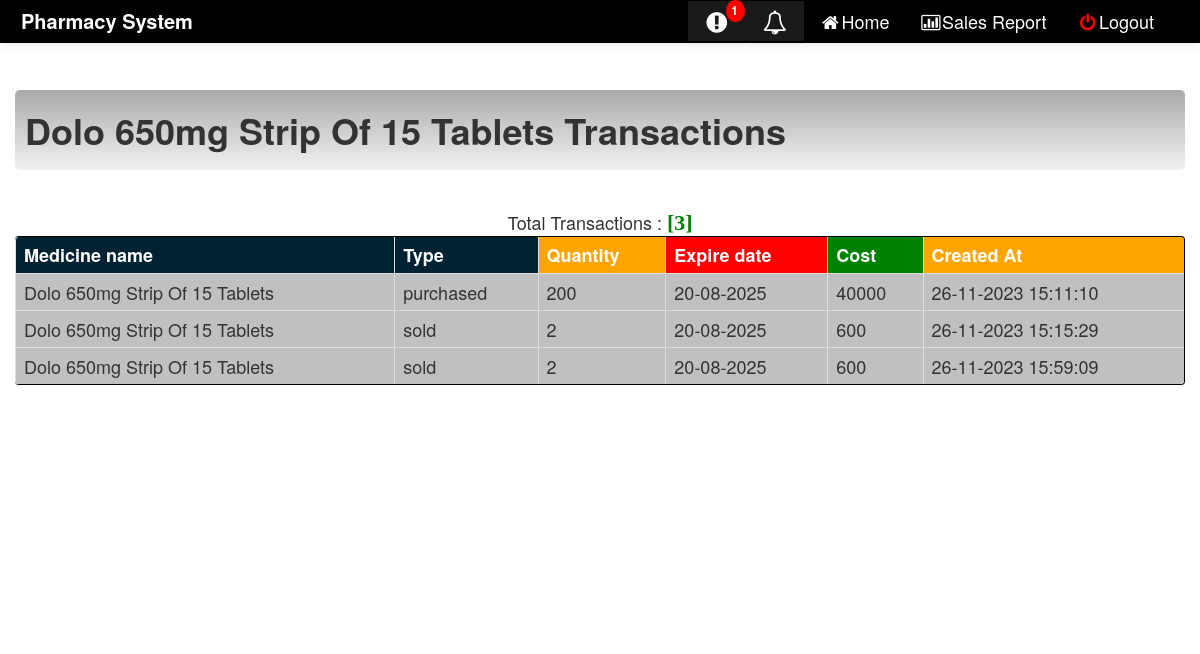
Screenshot of /product/transactions.php?invoice_number=RS-9390009&med_name=Dolo 650mg Strip Of 15 Tablets&exp_date=2025-08-20 (signed in) with the database file from the repository.
### tables this page shows
CREATE TABLE `transactions` (
  `transaction_id` int(11) NOT NULL,
  `type` varchar(100) NOT NULL DEFAULT 'purchased',
  `created_at` timestamp NOT NULL DEFAULT current_timestamp(),
  `product_name` varchar(100) NOT NULL,
  `expire_date` date NOT NULL,
  `qty` int(11) NOT NULL,
  `cost` int(11) NOT NULL
);

### product/transactions.php (the view, shortened to what this page needs)
<!DOCTYPE html>
<html>
<head>
    <link rel="stylesheet" type="text/css" href="../css/bootstrap.css">
  <link rel="stylesheet" type="text/css" href="../css/font-awesome.min.css">
  <link rel="stylesheet" type="text/css" href="../css/bootstrap-responsive.css">
  <link rel="stylesheet" type="text/css" href="../src/facebox.css">
  <link rel="stylesheet" type="text/css" href="../css/style.css">
</head>
<body>
  <body style="height: 100%">
  <div class="navbar navbar-inverse navbar-fixed-top">
      <div class="navbar-inner" style="background: #000;">
        <div class="container-fluid">
          <a class="brand" href="#"><b>Pharmacy System</b></a>
        <div class="nav-collapse">
            <ul class="nav pull-right">
               <li>
        <?php
        include("../dbcon.php");
          $quantity = "5";
          $select_sql1 = "SELECT * FROM stock where remain_quantity <= '$quantity' and status='Available'";
          $result1 = mysqli_query($con,$select_sql1);
          $row2 = $result1->num_rows;
         if($row2 == 0){
            echo ' <a  href="#" class="notification label-inverse" >
                <span class="icon-exclamation-sign icon-large"></span></a>';
          }else{
            echo ' <a  href="../qty_alert.php" class="notification label-inverse" id="popup">
                <span class="icon-exclamation-sign icon-large"></span>
                <span class="badge">'.$row2.'</span></a>';
          }
          ?>
        </li>
          <li>
            <?php
              $date = date('d-m-Y');
        $inc_date = date("Y-m-d", strtotime("+6 month", strtotime($date)));
        $select_sql = "SELECT  * FROM stock WHERE expire_date <= '$inc_date' and status='Available' ";
         $result =  mysqli_query($con,$select_sql);
          $row1 = $result->num_rows;
            if($row1 == 0){
                 echo ' <a  href="#" class="notification label-inverse" >
                <span class="icon-bell icon-large"></span></a>';
          }else{
            echo ' <a  href="../ex_alert.php" class="notification label-inverse" id="popup">
                <span class="icon-bell icon-large"></span>
                <span class="badge">'.$row1.'</span></a>';
            }
            ?>
          </li>
      <li><a href="../home.php?invoice_number=<?php echo $_GET['invoice_number']?>"><span class="icon-home"></span>Home</a></li>
         <li><a href="../sales_report.php?invoice_number=<?php echo $_GET['invoice_number']?>"><span class="icon-bar-chart"></span>Sales Report</a></li>
         <li><a href="../logout.php" class="link"><font color='red'><span class="icon-off"></span></font>Logout</a></li>
       </ul>
      </div>
        </div>
      </div>
  </div><br><br>
     <div class="container">
      <div class="contentheader">
      <h1><?php echo $_GET['med_name']; ?> Transactions</h1>
       </div><br>
    </div><br>
    <?php
       include('../dbcon.php');
       $med_name =  $_GET['med_name'];
       $exp_date =  $_GET['exp_date'];
       $select_sql = "SELECT * FROM transactions where product_name='$med_name' and expire_date='$exp_date' order by created_at";
         $select_query = mysqli_query($con,$select_sql);
         $row = mysqli_num_rows($select_query);
    ?>
      <div style="text-align:center;">
        Total Transactions : <font color="green" style="font:bold 22px 'Aleo';">[<?php echo $row;?>]</font>
      </div>
    <div class="container" style="overflow-x:auto; overflow-y: auto;">
    <form method="POST">
          <div style="overflow-x:auto; overflow-y: auto; height: 370px;">
          <table id="table0" class="table table-bordered" style="width: 100%; border-color: #000000 " >
           <thead>
             <tr style="background-color: #002233; color: #FFFFFF;" >
             <th >Medicine name</th>
             <th >Type</th>
             <th style="background-color: orange;">Quantity</th>
             <th style="background-color: red;">Expire date</th>
             <th style="background-color: green;">Cost</th>
             <th style="background-color: orange;">Created At</th>
             </tr>
           </thead>
            <tbody>
        <?php include("../dbcon.php"); ?>
        <?php $sql = "SELECT * FROM transactions where product_name='$med_name' and expire_date='$exp_date' order by created_at"; ?>
        <?php $result =  mysqli_query($con,$sql); ?>
        <?php while( $row =  mysqli_fetch_array($result)) : ?>
        <tr style="background-color: #C0C0C0;">
              <td><?php echo $row['product_name']; ?></td>
            <td><?php echo $row['type']; ?></td>
            <td><?php echo $row['qty']; ?></td>
            <td><?php echo  date("d-m-Y", strtotime($row['expire_date'])); ?></td>
            <td><?php echo $row['cost']; ?></td>
            <td><?php echo date("d-m-Y H:i:s", strtotime($row['created_at'])); ?></td>
            </tr>
        <?php endwhile ?>
    </tbody>
           </table>
         </div>
      </form>
    </div>
 </body>
</html>

### css/style.css (style rules this page uses)
.notification { background-color: #233488; text-decoration: none; color: red; padding: 10px 26px; position: relative; display: inline-block; border-radius: 2px; }
.notification .badge { position: absolute; top: -1px; right: 1px; padding: 4px 7px 4px 5px; border-radius: 50%; background-color: red; color: white; }

### rows the page displays
transactions: product_name "Dolo 650mg Strip Of 15 Tablets", type "purchased", qty "200", expire_date "20-08-2025", cost "40000", created_at "26-11-2023 15:11:10"
transactions: product_name "Dolo 650mg Strip Of 15 Tablets", type "sold", qty "2", expire_date "20-08-2025", cost "600", created_at "26-11-2023 15:15:29"
transactions: product_name "Dolo 650mg Strip Of 15 Tablets", type "sold", qty "2", expire_date "20-08-2025", cost "600", created_at "26-11-2023 15:59:09"

### other values shown
$row2 "1"
$_GET['med_name'] "Dolo 650mg Strip Of 15 Tablets"
$row "3"
